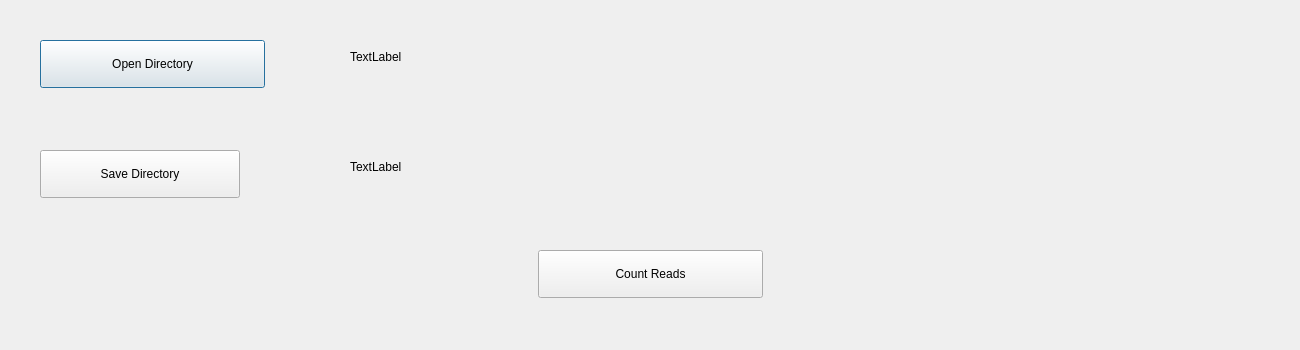
<?xml version="1.0" encoding="UTF-8"?>
<ui version="4.0">
 <class>Dialog</class>
 <widget class="QDialog" name="Dialog">
  <property name="geometry">
   <rect>
    <x>0</x>
    <y>0</y>
    <width>1300</width>
    <height>350</height>
   </rect>
  </property>
  <property name="windowTitle">
   <string>Dialog</string>
  </property>
  <widget class="QPushButton" name="open_directory_button">
   <property name="geometry">
    <rect>
     <x>40</x>
     <y>40</y>
     <width>225</width>
     <height>48</height>
    </rect>
   </property>
   <property name="text">
    <string>Open Directory</string>
   </property>
  </widget>
  <widget class="QPushButton" name="save_directory_button">
   <property name="geometry">
    <rect>
     <x>40</x>
     <y>150</y>
     <width>200</width>
     <height>48</height>
    </rect>
   </property>
   <property name="text">
    <string>Save Directory</string>
   </property>
  </widget>
  <widget class="QPushButton" name="count_reads_button">
   <property name="geometry">
    <rect>
     <x>538</x>
     <y>250</y>
     <width>225</width>
     <height>48</height>
    </rect>
   </property>
   <property name="text">
    <string>Count Reads</string>
   </property>
  </widget>
  <widget class="QLabel" name="open_directory_label">
   <property name="geometry">
    <rect>
     <x>350</x>
     <y>40</y>
     <width>129</width>
     <height>34</height>
    </rect>
   </property>
   <property name="text">
    <string>TextLabel</string>
   </property>
  </widget>
  <widget class="QLabel" name="save_directory_label">
   <property name="geometry">
    <rect>
     <x>350</x>
     <y>150</y>
     <width>129</width>
     <height>34</height>
    </rect>
   </property>
   <property name="text">
    <string>TextLabel</string>
   </property>
  </widget>
 </widget>
 <resources/>
 <connections/>
</ui>
